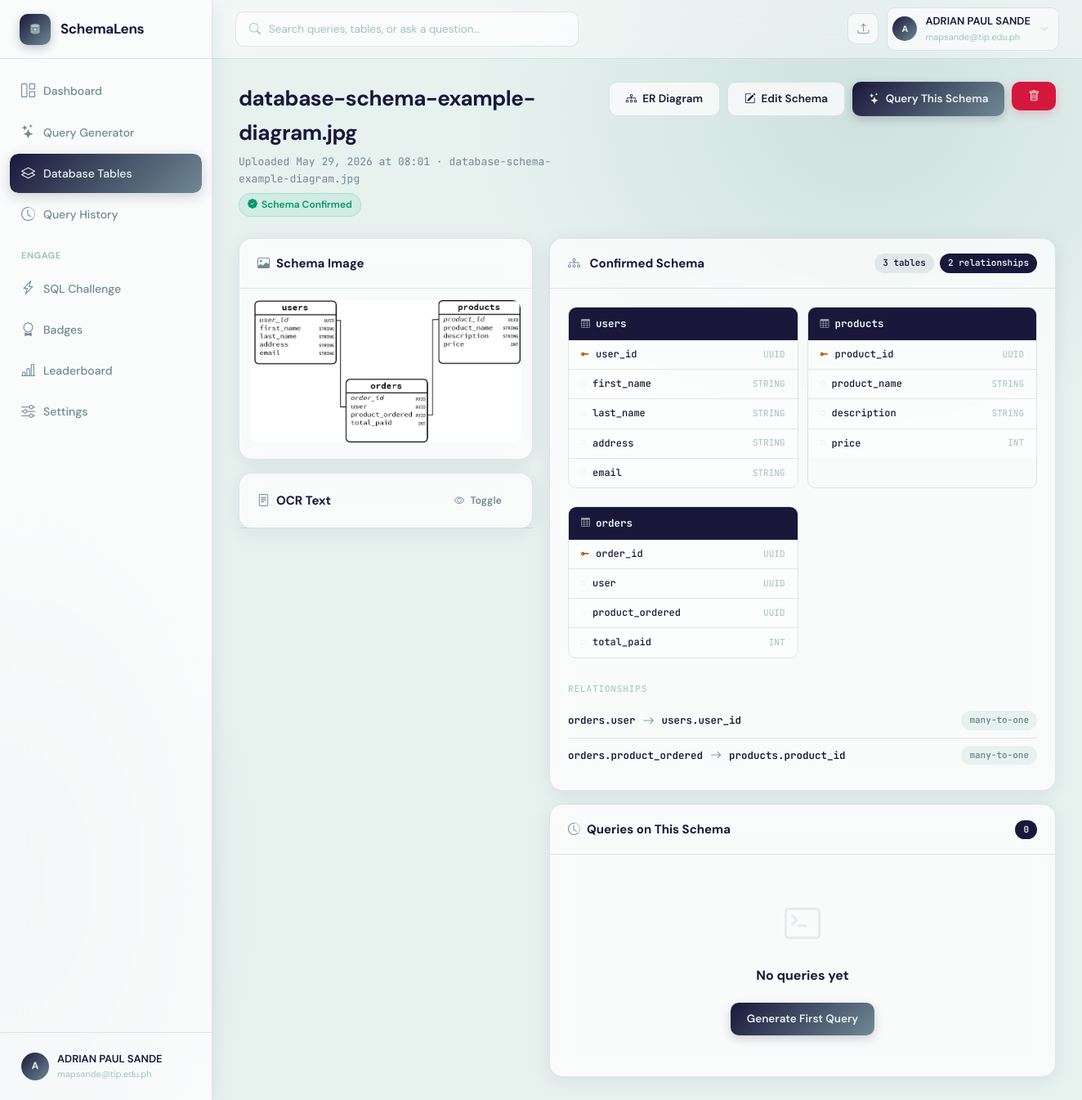
Before: /schemas/10 (signed in) with the older database file.
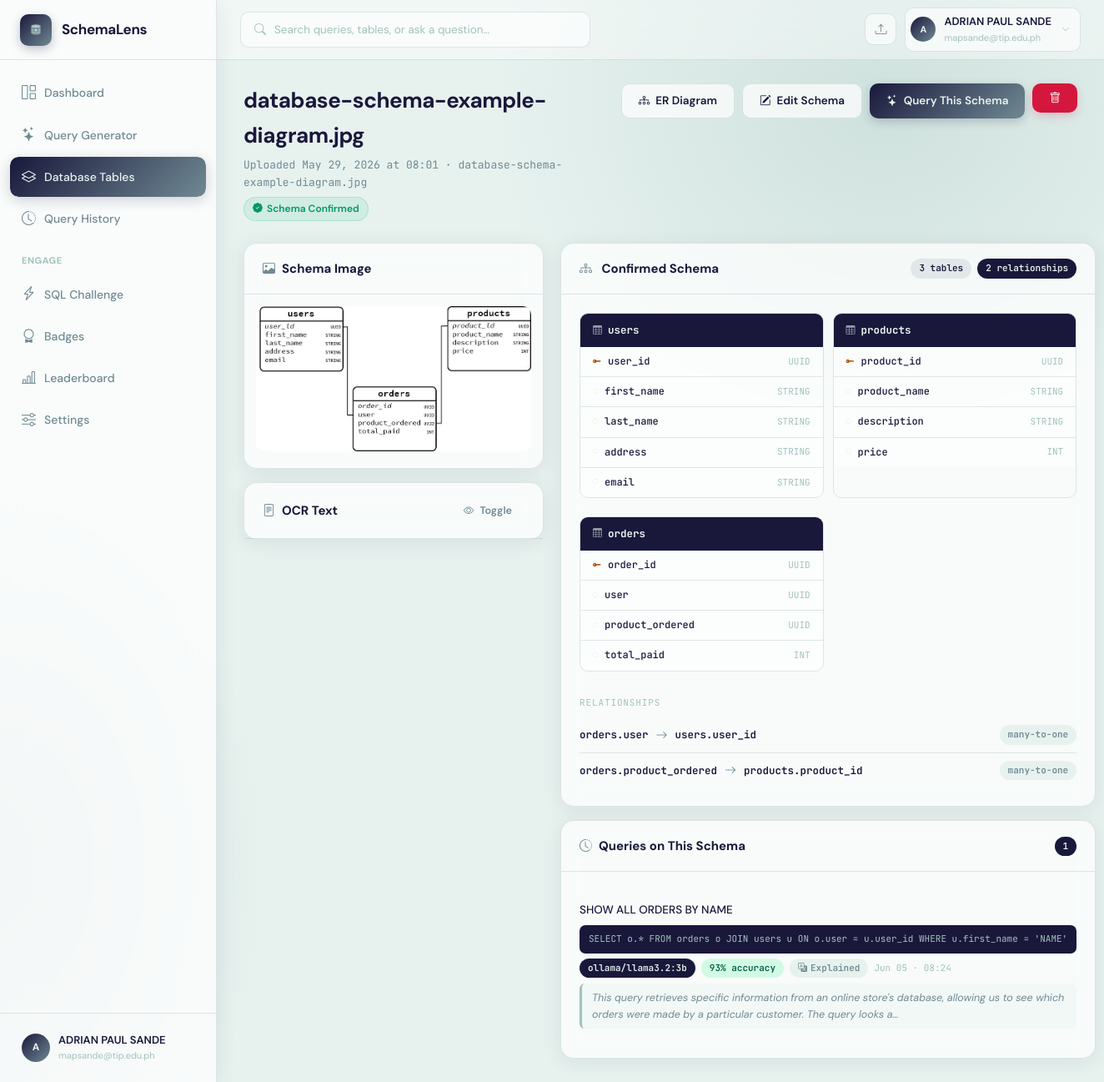
After: the same page with the newer database file.
### app.py (models this page shows)
class QueryHistory(db.Model):
    __tablename__ = "query_history"
    id             = db.Column(db.Integer, primary_key=True)
    user_id        = db.Column(db.Integer, db.ForeignKey("users.id"), nullable=False)
    schema_id      = db.Column(db.Integer, db.ForeignKey("schema_uploads.id"), nullable=True)
    natural_query  = db.Column(db.Text, nullable=False)
    generated_sql  = db.Column(db.Text, default="")
    model_used     = db.Column(db.String(80), default="")
    sql_explanation = db.Column(db.Text, default="")     # Feature 2: plain-English explanation
    accuracy_score  = db.Column(db.Float, default=None)  # Feature 4: confidence score
    accuracy_notes  = db.Column(db.Text, default="")     # Feature 4: validation notes
    conversation_context = db.Column(db.Text, default="")  # Feature 3: JSON conversation history
    created_at     = db.Column(db.DateTime, default=datetime.datetime.utcnow)

### app.py (the view)
@app.route("/schemas/<int:schema_id>")
@login_required
def schema_detail(schema_id):
    schema = SchemaUpload.query.filter_by(id=schema_id, user_id=current_user.id).first_or_404()
    if schema.confirmed_schema:
        parsed = json.loads(schema.confirmed_schema)
    elif schema.parsed_schema:
        parsed = json.loads(schema.parsed_schema)
    else:
        parsed = {}
    queries = QueryHistory.query.filter_by(schema_id=schema_id)\
              .order_by(QueryHistory.created_at.desc()).all()
    return render_template("schema_detail.html", schema=schema, parsed=parsed, queries=queries)

### app.py (called while the page is built)
@login_manager.user_loader
def load_user(user_id):
    return db.session.get(User, int(user_id))

### templates/schema_detail.html (shortened to what the changed rows need)
{% extends "base.html" %}
{% block content %}
<div class="detail-header fade-in">
  <div>
    <h1>{{ schema.schema_name or schema.original_name }}</h1>
  </div>
</div>
<div class="detail-grid">
  <div>
    <div class="card fade-in fade-in-2" style="margin-bottom:16px;">
      <div class="card-body">
        {% if parsed.tables %}
          <div style="display:grid;grid-template-columns:repeat(auto-fill,minmax(200px,1fr));gap:11px;margin-bottom:18px;">
            {% for table in parsed.tables %}
            <div class="table-chip">
              <div class="table-chip-head">
                <i class="bi bi-table"></i> {{ table.name }}
              </div>
              {% for col in table.columns %}
              <div class="col-row">
                {% if col.primary_key %}
                <i class="bi bi-key-fill col-pk"></i>
                {% else %}
                <i class="bi bi-circle" style="font-size:6px;color:var(--border);"></i>
                {% endif %}
                <span class="col-name">{{ col.name }}</span>
                <span class="col-type">{{ col.type }}</span>
              </div>
              {% endfor %}
            </div>
            {% endfor %}
          </div>
          {% if parsed.relationships %}
          <div>
            {% for rel in parsed.relationships %}
            <div class="rel-row">
              <span class="rel-from">{{ rel.from_table }}.{{ rel.from_col }}</span>
              <i class="bi bi-arrow-right rel-arrow"></i>
              <span class="rel-from">{{ rel.to_table }}.{{ rel.to_col }}</span>
              <span class="badge badge-light" style="margin-left:auto;">{{ rel.type }}</span>
            </div>
            {% endfor %}
          </div>
          {% endif %}
        {% endif %}
      </div>
    </div>
    <div class="card fade-in fade-in-3">
      <div class="card-header">
        <div class="card-title"><i class="bi bi-clock-history" style="color:var(--primary-mid);margin-right:8px;"></i>Queries on This Schema</div>
        <span class="badge badge-dark">{{ queries|length }}</span>
      </div>
      <div class="card-body">
        {% if queries %}
          {% for q in queries %}
          <div class="qh-item">
            <div class="qh-q">{{ q.natural_query[:100] }}{% if q.natural_query|length > 100 %}…{% endif %}</div>
            <div class="qh-sql-mini">{{ q.generated_sql[:120] }}{% if q.generated_sql|length > 120 %}…{% endif %}</div>
            <div style="display:flex;gap:7px;align-items:center;flex-wrap:wrap;">
              <span class="badge {{ 'badge-dark' if q.model_used != 'heuristic' else 'badge-amber' }}">{{ q.model_used }}</span>
              {% if q.accuracy_score is not none %}
              <span class="badge {{ 'badge-green' if q.accuracy_score >= 85 else 'badge-amber' if q.accuracy_score >= 60 else 'badge-red' }}">
                {{ q.accuracy_score|int }}% accuracy
              </span>
              {% endif %}
              {% if q.sql_explanation %}
              <span class="badge badge-light" title="{{ q.sql_explanation }}"><i class="bi bi-translate"></i> Explained</span>
              {% endif %}
              <span style="font-size:11px;color:var(--text-xs);font-family:var(--mono);">{{ q.created_at.strftime('%b %d · %H:%M') }}</span>
            </div>
            {% if q.sql_explanation %}
            <div style="margin-top:7px;font-size:12.5px;color:var(--text-soft);font-style:italic;padding:7px 12px;background:rgba(231,242,239,0.4);border-radius:6px;border-left:3px solid var(--primary-light);">
              {{ q.sql_explanation[:160] }}{% if q.sql_explanation|length > 160 %}…{% endif %}
            </div>
            {% endif %}
          </div>
          {% endfor %}
        {% else %}
          <div class="empty" style="padding:28px 0;">
            <i class="bi bi-terminal"></i>
            <h4>No queries yet</h4>
            <a href="{{ url_for('query_page') }}?schema_id={{ schema.id }}" class="btn btn-primary mt-3" style="display:inline-flex;">Generate First Query</a>
          </div>
        {% endif %}
      </div>
    </div>
  </div>
</div>
{% endblock %}

Changed rows visible on the page:
added QueryHistory: natural_query "SHOW ALL ORDERS BY NAME", generated_sql "SELECT o.* FROM orders o JOIN users u ON o.user = u.user_id WHERE u.first_name = 'NAME'", model_used "ollama/llama3.2:3b", accuracy_score "93", created_at "Jun 05 · 08:24", sql_explanation "This query retrieves specific information from an online store's database, allowing us to see which orders were made by a particular customer. The query looks a"
Other visible differences:
{{ queries|length }}: "0" → "1"
text no longer shown: "No queries yet Generate First Query"
